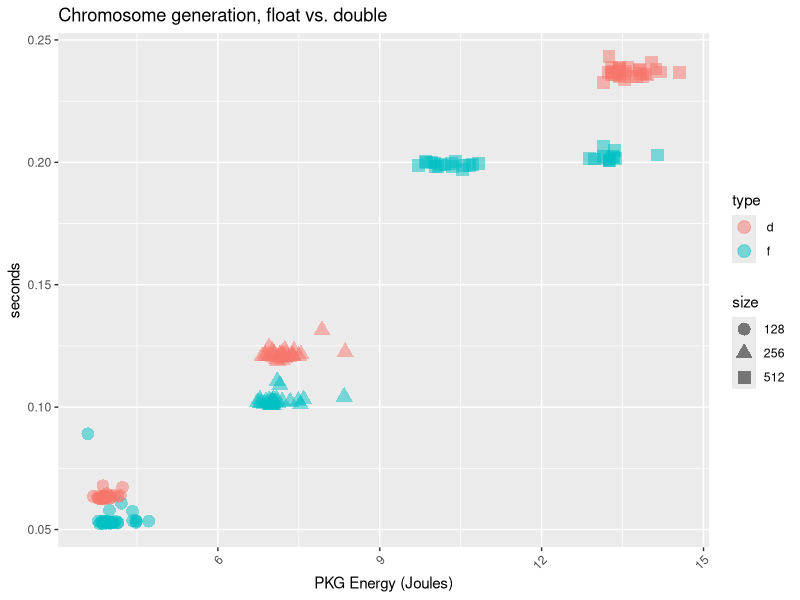
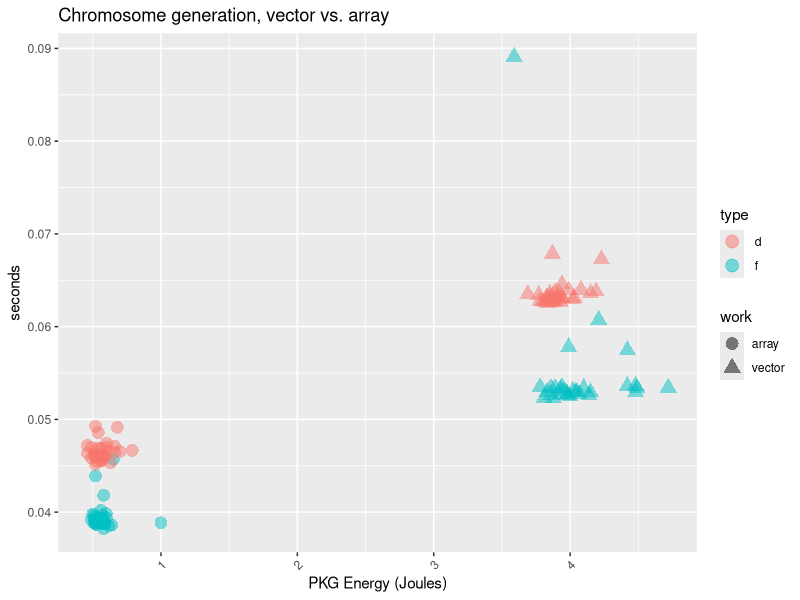
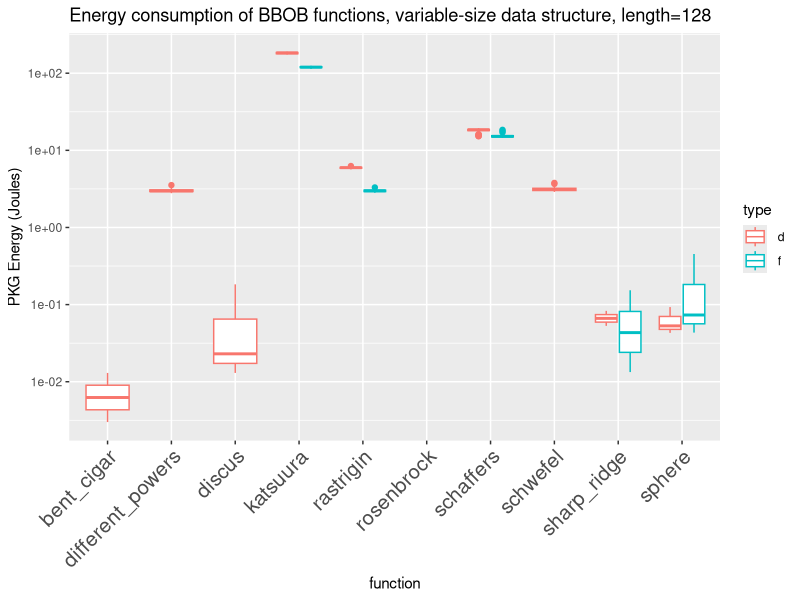
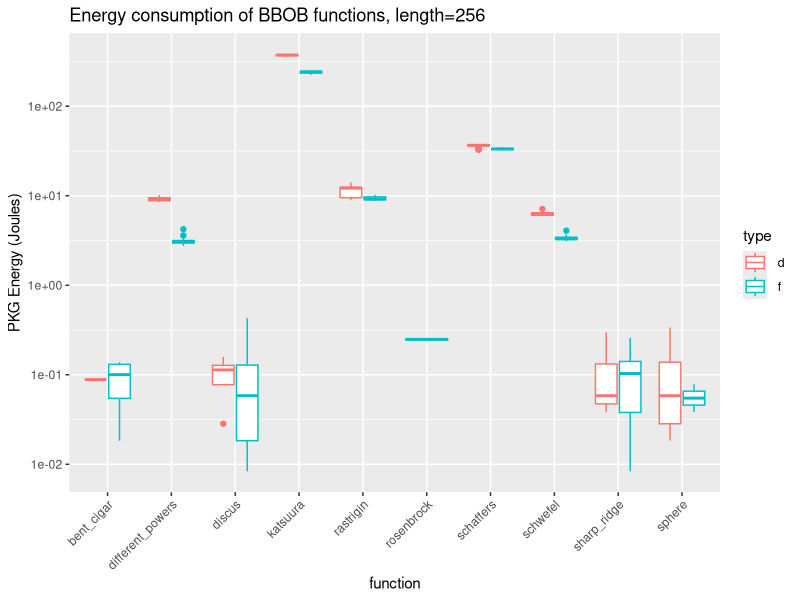
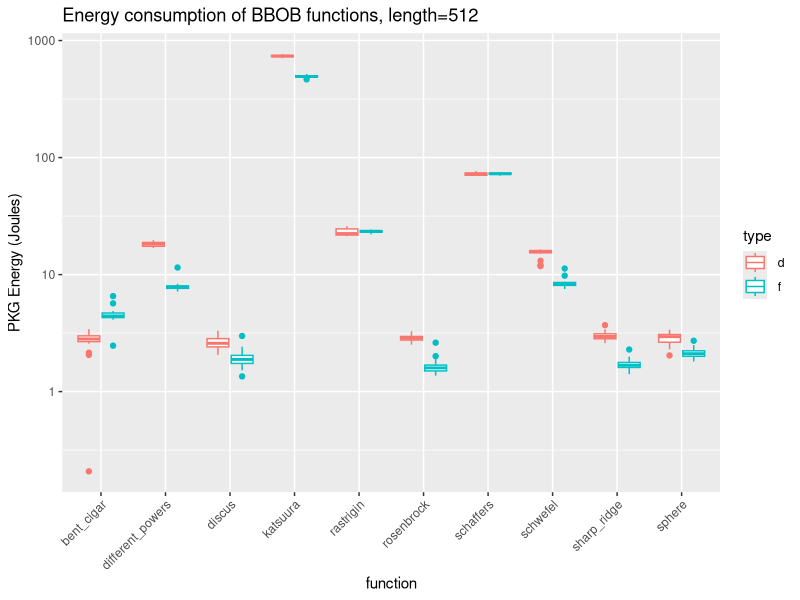
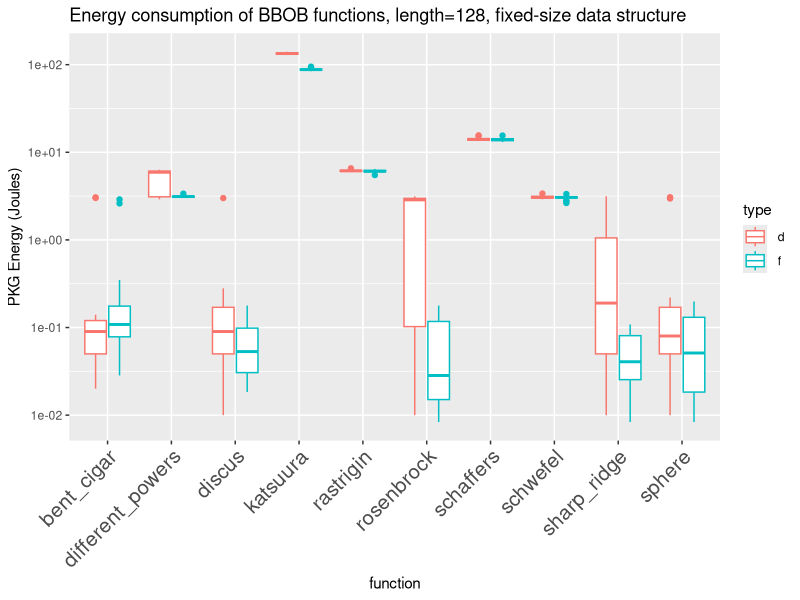
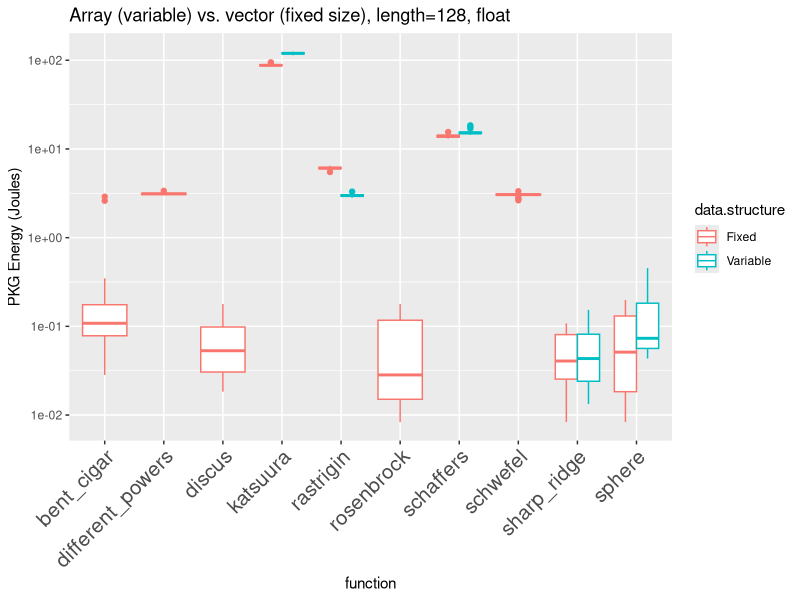
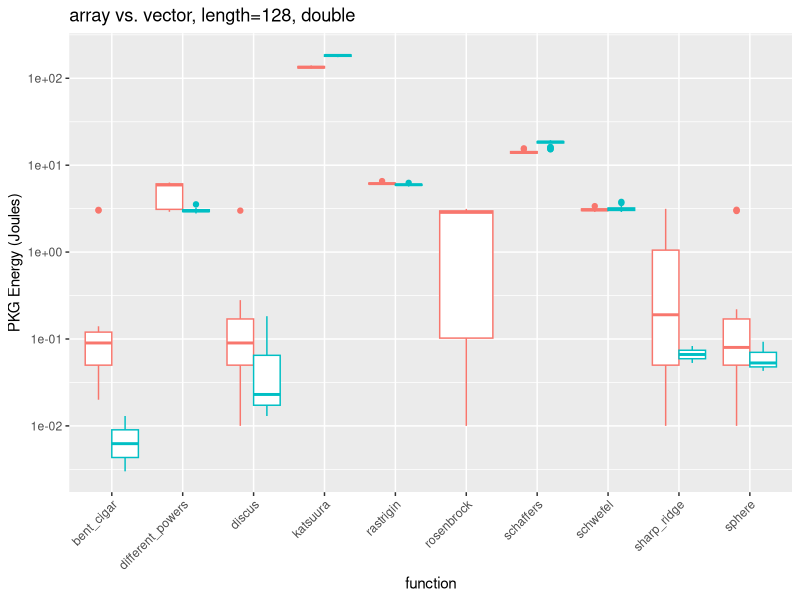

Generate these figures, in order, with R:
## ----evostar.bbob.setup, echo=F, message=F, fig.height=4, fig.cap="Time in seconds for every experiment generating 40K chromosomes with 128,256,512 dimensions, using float or double for every one of them"----
library(ggplot2)
library(ggthemes)
library(dplyr)

base.variable.data <- read.csv("data/evostar25-generation-5-Nov-07-30-15.csv")

base.variable.data$size <- as.factor(base.variable.data$size)
base.variable.data$type <- as.factor(base.variable.data$type)
ggplot(base.variable.data, aes(x=PKG, y=seconds, color=type, shape=size)) +
  geom_point(size=4,alpha=0.5) +
  labs(title="Chromosome generation, float vs. double", x="PKG Energy (Joules)", y="seconds") +
  theme(axis.text.x = element_text(angle = 45, hjust = 1))
ggsave("img/base-variable-data.png", width=8, height=4, dpi=300)

base.variable.data %>% group_by(size, type) %>% summarise(mean.seconds=mean(seconds), sd.seconds=sd(seconds), mean.PKG = mean(PKG), sd.PKG = sd(PKG)) -> summary.base.variable.data


## ----evostar.bbob.fixed, echo=F, message=F, fig.height=4, fig.cap="Time in seconds for every experiment generating 40K chromosomes with 128,256,512 dimensions, using float or double for every one of them"----
base.fixed.data <- read.csv("data//fixed-evostar25-generation-5-Nov-07-37-13.csv")

base.fixed.data$size <- as.factor(base.fixed.data$size)
base.fixed.data$type <- as.factor(base.fixed.data$type)
base.fixed.data$work <- rep("array", nrow(base.fixed.data))

base.variable.data.128 <- base.variable.data[base.variable.data$size == 128,]
base.variable.data.128$work <- rep("vector", nrow(base.variable.data.128))

base.data.128 <- rbind(base.fixed.data, base.variable.data.128)

ggplot(base.data.128, aes(x=PKG, y=seconds, color=type, shape=work)) +
  geom_point(size=4,alpha=0.5) +
  labs(title="Chromosome generation, vector vs. array", x="PKG Energy (Joules)", y="seconds") +
  theme(axis.text.x = element_text(angle = 45, hjust = 1))
ggsave("img/base-data-structure.png", width=8, height=4, dpi=300)

base.fixed.data %>% group_by(size, type) %>% summarise(mean.seconds=mean(seconds), sd.seconds=sd(seconds), mean.PKG = mean(PKG), sd.PKG = sd(PKG)) -> summary.base.fixed.data


## ----evostar.bbob.functions, echo=F, message=F, warning=F, fig.height=4, fig.show="hold", fig.cap="PKG energy consumed in every experiment evaluating 40K chromosomes with 128, 256, 512 dimensions, using float or double for every one of them. Please note the $y$ axes have different scales in every chart. The boxplot is missing when the application of the function takes approximately the same time than generating it."----
functions.data <- read.csv("data//variable-evostar25-bbob-10-Nov-19-10-32.csv")
functions.data <- functions.data[functions.data$work != "none",]
number.of.rows <- nrow(functions.data[ functions.data$size==128 & functions.data$type==" f",])
functions.data$delta.PKG <- 0
functions.data[ functions.data$size==128 & functions.data$type==" f",]$delta.PKG <- functions.data[ functions.data$size==128 & functions.data$type==" f",]$PKG - rep(summary.base.variable.data[ summary.base.variable.data$size == 128 & summary.base.variable.data$type==" f", ]$mean.PKG,number.of.rows)

functions.data[ functions.data$size==256 & functions.data$type==" f",]$delta.PKG <- functions.data[ functions.data$size==256 & functions.data$type==" f",]$PKG - rep(summary.base.variable.data[ summary.base.variable.data$size == 256 & summary.base.variable.data$type==" f", ]$mean.PKG,number.of.rows)

functions.data[ functions.data$size==512 & functions.data$type==" f",]$delta.PKG <- functions.data[ functions.data$size==512 & functions.data$type==" f",]$PKG - rep(summary.base.variable.data[ summary.base.variable.data$size == 512 & summary.base.variable.data$type==" f", ]$mean.PKG,number.of.rows)

functions.data[ functions.data$size==128 & functions.data$type==" d",]$delta.PKG <- functions.data[ functions.data$size==128 & functions.data$type==" d",]$PKG - rep(summary.base.variable.data[ summary.base.variable.data$size == 128 & summary.base.variable.data$type==" d", ]$mean.PKG,number.of.rows)

functions.data[ functions.data$size==256 & functions.data$type==" d",]$delta.PKG <- functions.data[ functions.data$size==256 & functions.data$type==" d",]$PKG - rep(summary.base.variable.data[ summary.base.variable.data$size == 256 & summary.base.variable.data$type==" d", ]$mean.PKG,number.of.rows)

functions.data[ functions.data$size==512 & functions.data$type==" d",]$delta.PKG <- functions.data[ functions.data$size==512 & functions.data$type==" d",]$PKG - rep(summary.base.variable.data[ summary.base.variable.data$size == 512 & summary.base.variable.data$type==" d", ]$mean.PKG,number.of.rows)

functions.data$delta.PKG <- pmax(functions.data$delta.PKG, 0)

ggplot(functions.data[ functions.data$size==128,], aes(x=work, y=delta.PKG, color=type)) +
  geom_boxplot() +
  labs(title="Energy consumption of BBOB functions, variable-size data structure, length=128", y="PKG Energy (Joules)", x="function") +
  theme(axis.text.x = element_text(angle = 45, hjust = 1,size=15)) + scale_y_log10()
ggsave("img/energy-bbob-variable-size-128.png", width=8, height=4, dpi=300)

ggplot(functions.data[ functions.data$size==256,], aes(x=work, y=delta.PKG, color=type)) +
  geom_boxplot() +
  labs(title="Energy consumption of BBOB functions, length=256", y="PKG Energy (Joules)", x="function") +
  theme(axis.text.x = element_text(angle = 45, hjust = 1))+ scale_y_log10()

ggplot(functions.data[ functions.data$size==512,], aes(x=work, y=delta.PKG, color=type)) +
  geom_boxplot() +
  labs(title="Energy consumption of BBOB functions, length=512", y="PKG Energy (Joules)", x="function") +
  theme(axis.text.x = element_text(angle = 45, hjust = 1))+ scale_y_log10()


## ----evostar.bbob.fixed.functions, echo=F, message=F, warning=F, fig.height=4, fig.cap="PKG energy consumed in every experiment evaluating 40K chromosomes with 128, float or double. Please note $y$ scale is logarithmic"----
fixed.functions.data <- read.csv("data/evostar25-bbob-fixed-12-Nov-08-20-03.csv")
number.of.rows <- nrow(fixed.functions.data[ fixed.functions.data$size==128 & fixed.functions.data$type==" f",])
fixed.functions.data$delta.PKG <- 0
fixed.functions.data[ fixed.functions.data$size==128 & fixed.functions.data$type==" f",]$delta.PKG <- fixed.functions.data[ fixed.functions.data$size==128 & fixed.functions.data$type==" f",]$PKG - rep(summary.base.fixed.data[ summary.base.fixed.data$size == 128 & summary.base.fixed.data$type==" f", ]$mean.PKG,number.of.rows)
fixed.functions.data[ fixed.functions.data$size==128 & fixed.functions.data$type==" d",]$delta.PKG <- fixed.functions.data[ fixed.functions.data$size==128 & fixed.functions.data$type==" d",]$PKG - rep(summary.base.fixed.data[ summary.base.fixed.data$size == 128 & summary.base.fixed.data$type==" d", ]$mean.PKG,number.of.rows)
fixed.functions.data$delta.PKG <- pmax(fixed.functions.data$delta.PKG, 0)

ggplot(fixed.functions.data[ fixed.functions.data$size==128,], aes(x=work, y=delta.PKG, color=type)) +
  geom_boxplot() +
  labs(title="Energy consumption of BBOB functions, length=128, fixed-size data structure", y="PKG Energy (Joules)", x="function") +
  theme(axis.text.x = element_text(angle = 45, hjust = 1,size=15))+ scale_y_log10()
ggsave("img/energy-bbob-fixed-size-128.png", width=8, height=4, dpi=300)


## ----evostar.bbob.compares, echo=F, message=F, warning=F, fig.height=5, fig.show="hold", fig.cap="PKG energy consumed in every experiment evaluating 40K chromosomes with 128, 256, 512 dimensions, using float or double for every one of them. Please note the $y$ axes have different scales"----
fixed.functions.data$data.structure <- "Fixed"
functions.data$data.structure <- "Variable"

functions.128 <- rbind(fixed.functions.data[ fixed.functions.data$size==128,], functions.data[ functions.data$size==128,])

ggplot(functions.128[ functions.128$type==" f",], aes(x=work, y=delta.PKG, color=data.structure)) +
  geom_boxplot( position="dodge") +
  labs(title="Array (variable) vs. vector (fixed size), length=128, float", y="PKG Energy (Joules)", x="function") +
  theme(axis.text.x = element_text(angle = 45, hjust = 1,size=15)) + scale_y_log10()
ggsave("img/energy-bbob-fixed-vs-variable-128.png", width=8, height=4, dpi=300)

ggplot(functions.128[ functions.128$type==" d",], aes(x=work, y=delta.PKG, color=data.structure)) +
  geom_boxplot( position="dodge") +
  labs(title="array vs. vector, length=128, double", y="PKG Energy (Joules)", x="function") +
  theme(axis.text.x = element_text(angle = 45, hjust = 1)) + scale_y_log10() + theme(legend.position="none")
